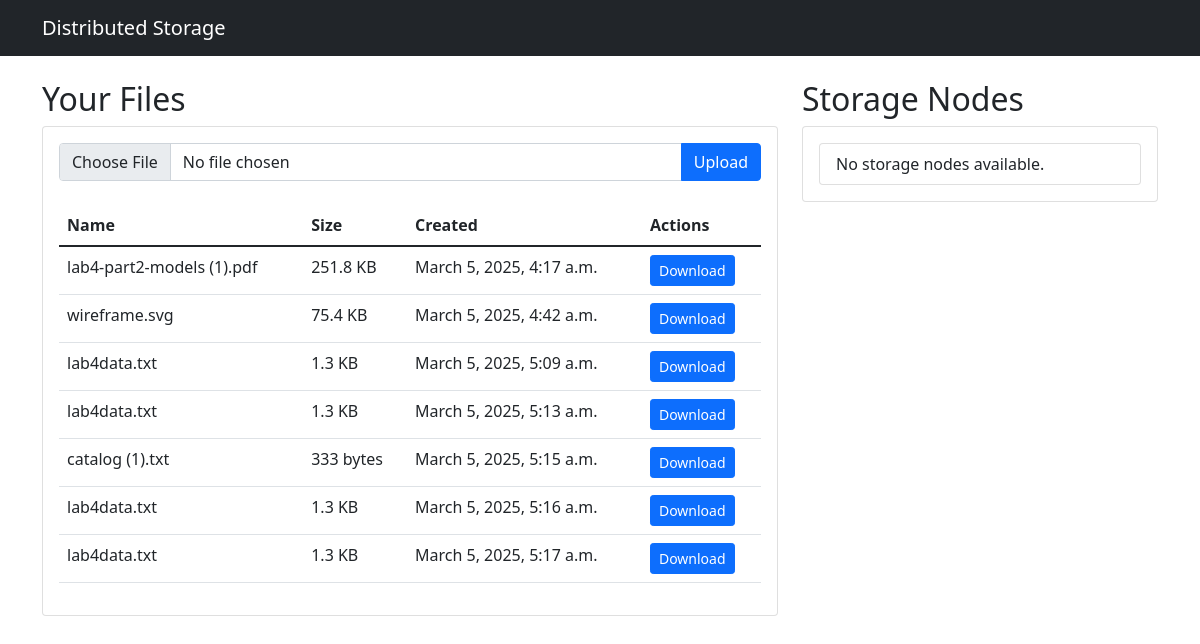
The app's page / (signed in) with its own data.
### storage/models.py (models this page shows, shortened)
class File(models.Model):
    file_id = models.UUIDField(default=uuid.uuid4, editable=False)
    name = models.CharField(max_length=255)
    size = models.BigIntegerField()  # in bytes
    owner = models.ForeignKey(User, on_delete=models.CASCADE)
    created_at = models.DateTimeField(auto_now_add=True)
    updated_at = models.DateTimeField(auto_now=True)
    checksum = models.CharField(max_length=64)

### storage/views.py (the view)
# urls.py: path('', views.DashboardView.as_view(), name='dashboard'),
class DashboardView(TemplateView):
    template_name = 'storage/dashboard.html'
    def get_context_data(self, **kwargs):
        context = super().get_context_data(**kwargs)
        context['files'] = File.objects.filter(owner=self.request.user)
        context['storage_nodes'] = StorageNode.objects.all()
        return context

### templates/storage/dashboard.html (shortened to what this page needs)
{% extends 'base.html' %}
{% block content %}
<div class="row">
    <div class="col-md-8">
        <h2>Your Files</h2>
        <div class="card">
            <div class="card-body">
                <form action="{% url 'file-upload' %}" method="post" enctype="multipart/form-data" class="mb-4">
                    <div class="input-group">
                        <input type="file" class="form-control" name="file" required>
                        <button type="submit" class="btn btn-primary">Upload</button>
                    </div>
                </form>
                <table class="table">
                    <thead>
                        <tr>
                            <th>Name</th>
                            <th>Size</th>
                            <th>Created</th>
                            <th>Actions</th>
                        </tr>
                    </thead>
                    <tbody>
                        {% for file in files %}
                        <tr>
                            <td>{{ file.name }}</td>
                            <td>{{ file.size|filesizeformat }}</td>
                            <td>{{ file.created_at }}</td>
                            <td>
                                <a href="{% url 'file-download' file.pk %}" class="btn btn-sm btn-primary">Download</a>
                            </td>
                        </tr>
                        {% empty %}
                        <tr>
                            <td colspan="4">No files uploaded yet.</td>
                        </tr>
                        {% endfor %}
                    </tbody>
                </table>
            </div>
        </div>
    </div>
    <div class="col-md-4">
        <h2>Storage Nodes</h2>
        <div class="card">
            <div class="card-body">
                <ul class="list-group">
                    {% for node in storage_nodes %}
                    <li class="list-group-item">
                        <h5>{{ node.name }}</h5>
                        <p class="mb-0">Status: <span class="badge bg-{{ node.status|lower }}">{{ node.status }}</span></p>
                        <small>Storage: {{ node.used_storage|filesizeformat }} / {{ node.storage_capacity|filesizeformat }}</small>
                    </li>
                    {% empty %}
                    <li class="list-group-item">No storage nodes available.</li>
                    {% endfor %}
                </ul>
            </div>
        </div>
    </div>
</div>
{% endblock %}

### templates/base.html (shortened to what this page needs)
<!DOCTYPE html>
<html lang="en">
<head>
    <link href="https://cdn.jsdelivr.net/npm/bootstrap@5.1.3/dist/css/bootstrap.min.css" rel="stylesheet">
</head>
<body>
    <nav class="navbar navbar-expand-lg navbar-dark bg-dark">
        <div class="container">
            <a class="navbar-brand" href="{% url 'dashboard' %}">Distributed Storage</a>
        </div>
    </nav>
    <div class="container mt-4">
        {% block content %}{% endblock %}
    </div>
</body>
</html>

### records on screen
File: name "lab4-part2-models (1).pdf", size|filesizeformat "251.8 KB", created_at "March 5, 2025, 4:17 a.m."
File: name "wireframe.svg", size|filesizeformat "75.4 KB", created_at "March 5, 2025, 4:42 a.m."
File: name "lab4data.txt", size|filesizeformat "1.3 KB", created_at "March 5, 2025, 5:09 a.m."
File: name "lab4data.txt", size|filesizeformat "1.3 KB", created_at "March 5, 2025, 5:13 a.m."
File: name "catalog (1).txt", size|filesizeformat "333 bytes", created_at "March 5, 2025, 5:15 a.m."
File: name "lab4data.txt", size|filesizeformat "1.3 KB", created_at "March 5, 2025, 5:16 a.m."
File: name "lab4data.txt", size|filesizeformat "1.3 KB", created_at "March 5, 2025, 5:17 a.m."
